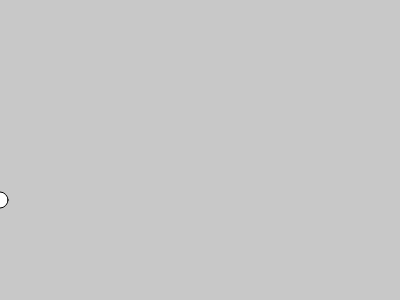
Frame 1 (no input)
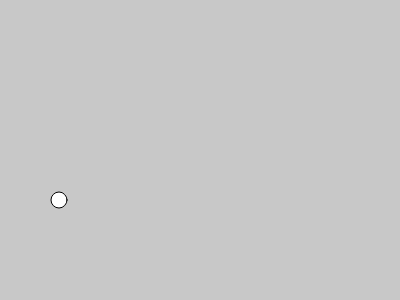
Frame 60 (no input)
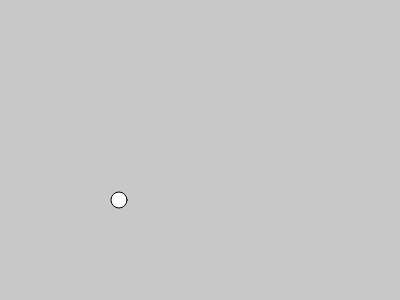
Frame 120 (the mouse pressed at the canvas centre since frame 60)

The p5.js sketch that drew these frames (run headless with seeded random() and noise() and a simulated clock; from frame 60 on, the mouse is pressed at the canvas centre):

// p5.js sketch
// ── sketch.js
function setup(){
    createCanvas(400,300)
    ellipse(width/2, height/2, 16, 16);
}
     
     var x = 0

function draw(){
    background(200);
    ellipse(x, 200, 16, 16);
    x++;
    
}
